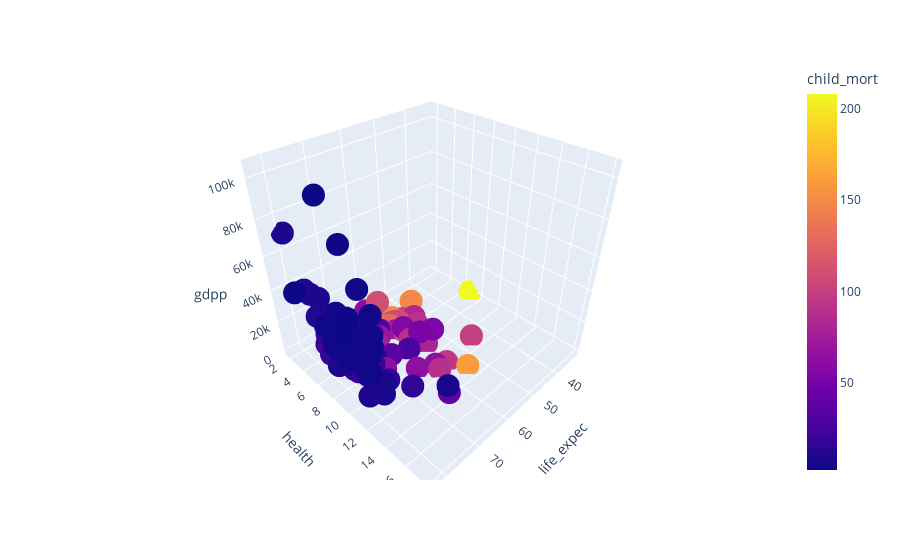

Notebook code for this chart:
### Code cell
px.scatter_3d(data_frame=df, 
              x="life_expec", 
              y="health", 
              z="gdpp", 
              color="child_mort",
              hover_data=[df.index]
              )

### Figure 1 — Plotly figure (JSON) as saved in the notebook; plotly's stock layout.template omitted (floating-point values rounded to 4 significant figures; data arrays with more than 128 entries replaced by an {"elided": "..."} marker saying what was removed)
{"data": [{"customdata": {"elided": "167x1 str values"}, "hovertemplate": "life_expec=%{x}<br>health=%{y}<br>gdpp=%{z}<br>country=%{customdata[0]}<br>child_mort=%{marker.color}<extra></extra>", "legendgroup": "", "marker": {"color": {"elided": "167 float values"}, "coloraxis": "coloraxis", "symbol": "circle"}, "mode": "markers", "name": "", "scene": "scene", "showlegend": false, "type": "scatter3d", "x": {"elided": "167 float values"}, "y": {"elided": "167 float values"}, "z": {"elided": "167 int values"}}], "layout": {"coloraxis": {"colorbar": {"title": {"text": "child_mort"}}, "colorscale": [[0, "#0d0887"], [0.1111, "#46039f"], [0.2222, "#7201a8"], [0.3333, "#9c179e"], [0.4444, "#bd3786"], [0.5556, "#d8576b"], [0.6667, "#ed7953"], [0.7778, "#fb9f3a"], [0.8889, "#fdca26"], [1, "#f0f921"]]}, "legend": {"tracegroupgap": 0}, "margin": {"t": 60}, "scene": {"domain": {"x": [0, 1], "y": [0, 1]}, "xaxis": {"title": {"text": "life_expec"}}, "yaxis": {"title": {"text": "health"}}, "zaxis": {"title": {"text": "gdpp"}}}}}
